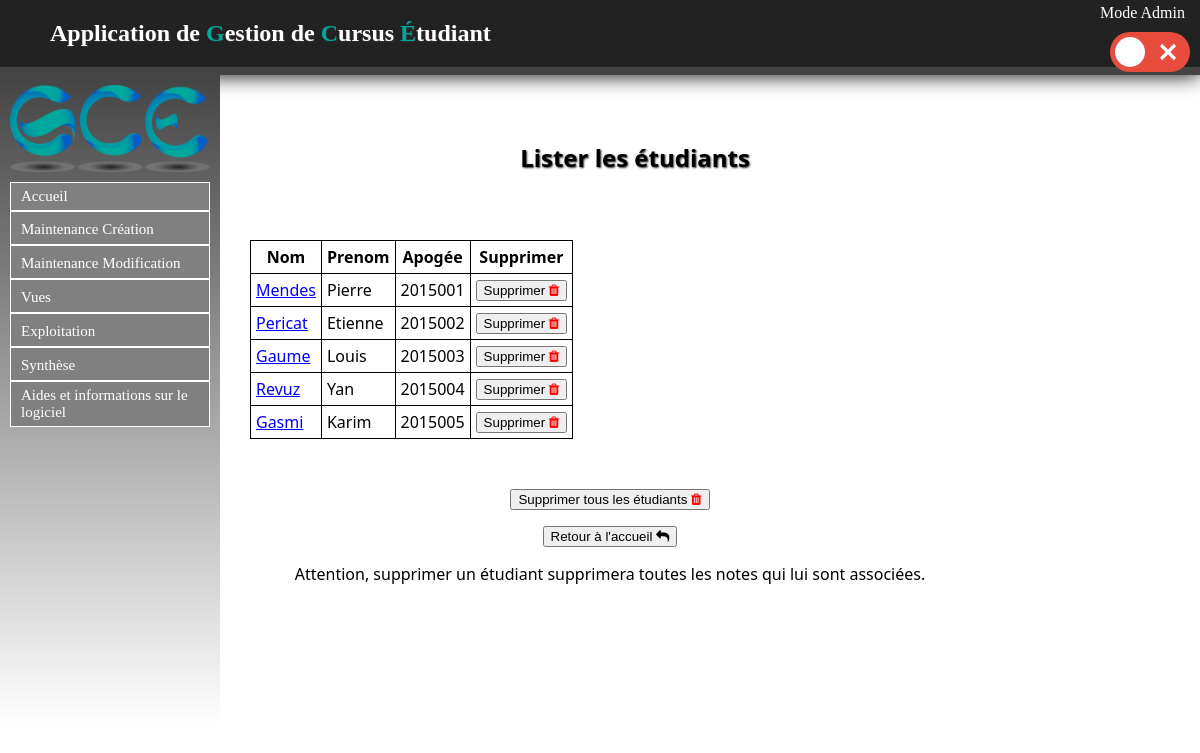
Before: /Etudiant/listeretus with the older database file.
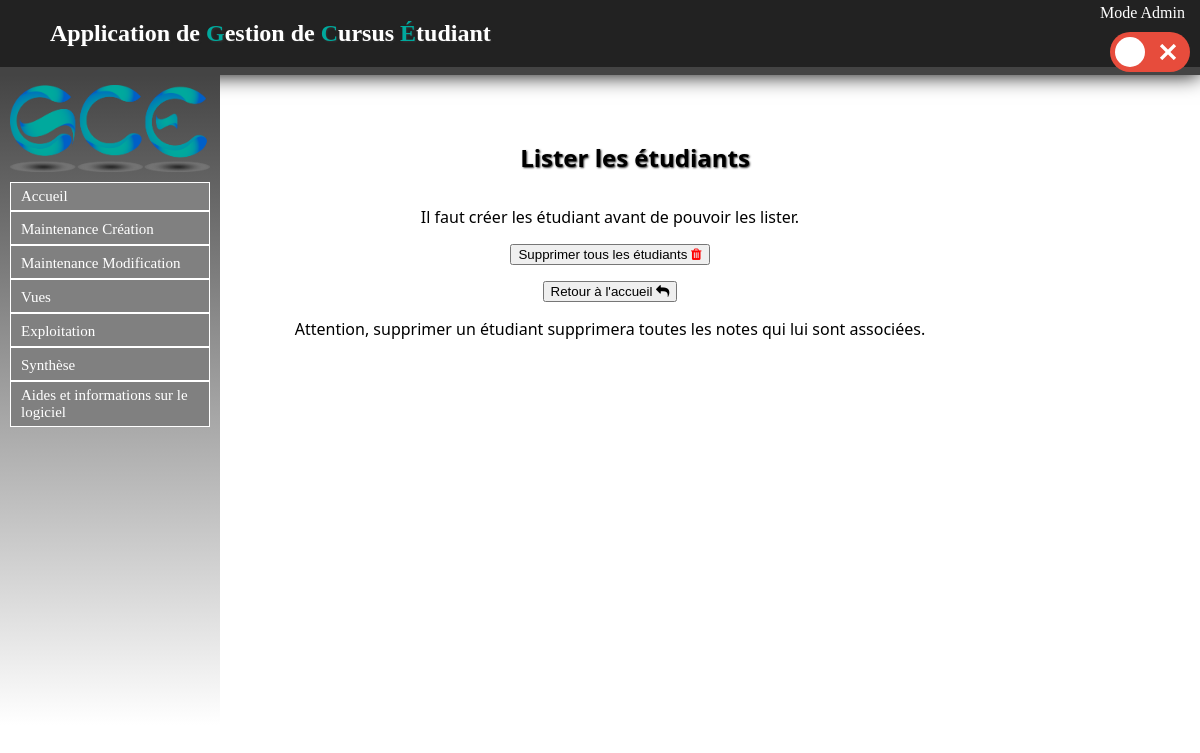
After: the same page with the newer database file.
### Etudiant/models.py (models this page shows, shortened)
class Etu(models.Model):
	nom = models.CharField(max_length=30, null=False)
	prenom = models.CharField(max_length=30, null=False)
	apogee = models.IntegerField(null=True)
	date_naissance = models.CharField(max_length=100,null=True)
	sexe = models.CharField(max_length=1, null=True)
	adresse = models.CharField(max_length=100, null=True)
	ine = models.CharField(max_length=100, null=True)
	adresse_parents = models.CharField(max_length=100, null=True)
	tel = models.IntegerField(null=True)
	tel_par = models.IntegerField(null=True)
	lieu_naissance = models.CharField(max_length=100, null=True)
	nationalite = models.CharField(max_length=100, null=True)
	situation_familiale = models.CharField(max_length=100, null=True)
	situation_militaire = models.CharField(max_length=100, null=True)
	cate_socio_pro_chef_famille = models.CharField(max_length=100, null=True)
	cate_socio_pro_autre_parent = models.CharField(max_length=100, null=True)
	aide_financiere = models.CharField(max_length=100, null=True)
	bourse = models.CharField(max_length=100, null=True)

### Etudiant/views.py (the view)
def listeretus(request):
	etus = Etu.objects.all()
	appartients = Appartient.objects.all()
	return render(request, 'contenu_html/listeretus.html',locals())

### Etudiant/templates/contenu_html/listeretus.html (shortened to what this page needs)
{% extends "templates/base.html" %}
{% block content %}
<h1>Lister les étudiants</h1>
{% if not etus %}
	<p>Il faut créer les étudiant avant de pouvoir les lister.</p>
{% else %}
	<table>
	<tr>
		<th>Nom</th>
		<th>Prenom</th>
		<th>Apogée</th>
		<th>Supprimer</th>
	</tr>
{% endif %}
{% for etu in etus %}
	<tr>
		<td><a href="listeretu/{{ etu.id }}">{{ etu.nom }}</a></td>
		<td>{{ etu.prenom }}</td>
		<td>{{ etu.apogee }}</td>
		<td><a href="suppretu/{{ etu.id }}"><button>Supprimer <i style="color:red;" class="fa fa-trash" aria-hidden="true"></i></button></a></td>
	</tr>
{% endfor %}
</table>
<p><a onclick="suppression();"><button>Supprimer tous les étudiants <i style="color:red;" class="fa fa-trash" aria-hidden="true"></i></button></a></p>
<a href="/"><button>Retour à l'accueil <i class="fa fa-reply" aria-hidden="true"></i></button></a>
<p>Attention, supprimer un étudiant supprimera toutes les notes qui lui sont associées.</p>
{% endblock %}

### cursusEtu/templates/base.html (shortened to what this page needs)
<html>
	<head>
		{% load static %}
		<link rel="stylesheet" type="text/css" href="{% static 'css/stylesheet.css' %}" />
		<link rel="stylesheet" type="text/css" href="{% static 'css/font-awesome.css' %}" />
	</head>
	<body>
		<div id="header">
			<h1>Application de <label id="GCE">G</label>estion de <label id="GCE">C</label>ursus <label id="GCE">É</label>tudiant</h1>
			<div class="admin">
				<label id="labelMode" for="modeAdmin">Mode Admin</label>
				<div id="switchAdmin" class="toggle-btn">
					<span class="round-btn"></span>
				</div>
			</div>
		</div>
		<nav id="menu">
			<img id="logo" src="{% static 'image/logo.png' %}" alt="Logo GCE" />
			<ul id="menu-deroulant">
		        <a href="/"><li>Accueil</li></a>
				<li class="btnDer" id="maintenance">
					<a>Maintenance Création</a>
				</li>
				<li class="btnDer" id="maintenance">
					<a>Maintenance Modification</a>
				</li>
				<li class="btnDer" id="vues">
					<a class="btnDer">Vues</a>
				</li>
				<li class="btnDer" id="exploitation">
					<a class="btnDer">Exploitation</a>
				</li>
				<li class="btnDer" id="synthese">
					<a class="btnDer">Synthèse</a>
				</li>
				<a href="/aides"><li>Aides et informations sur le logiciel</li></a>
			</ul>
		</nav>
		<div id="main">
			{% block content %}
			{% endblock %}
		</div>
	</body>
</html>

### static/css/stylesheet.css (style rules this page uses)
a { color:#222222; text-decoration: none; }
html,body { height: 100%; }
body { font-family: "Segoe UI", Verdana, serif; font-size:12pt; margin:0; padding:0; }
#header { width:100%; padding-top: 4px; padding-bottom: 4px; background-color:#222222; box-shadow:0 0 20px #000000; border-bottom:solid #444444 8px; font-family: walkway; }
#GCE { color: #00A99D; }
#menu a { color: white; font-size: 15px; font-family: walkway; }
li { border : 1px solid white; padding: 5px 0px 5px 0px; background-color :gray; cursor: pointer; padding-left: 10px; }
#menu-deroulant, #menu-deroulant ul { padding: 0; margin: 0; list-style: none; }
h1 { text-shadow:1px 1px 2px #333333; text-align: left; color:white; margin-left: 50px; font-size: 1.5em; display: inline-block; }
#menu { background: linear-gradient(to bottom, #444444, white); width: 200px; height: 80%; padding: 10px; padding-top: 0px; float: left; }
#main { width : 800px; margin:auto; text-align: center; margin-top: 50px; }
#main h1 { color: black; }
#logo { vertical-align: middle; width: 200px; margin-top: 10px; margin-bottom: 10px; }
.admin { float:right; }
#labelMode { color:white; }
.toggle-btn { width: 80px; height: 40px; margin: 10px; border-radius: 50px; position: relative; cursor: pointer; -webkit-transition: background-color .40s ease-in-out; -moz-transition: background-color .40s ease-in-out; -o-transition: background-color .40s ease-in-out; transition: background-color .40s ease-in-out; cursor: pointer; }
.toggle-btn .round-btn { width: 30px; height: 30px; background-color: #fff; border-radius: 50%; display: inline-block; position: absolute; left: 5px; top: 50%; margin-top: -15px; -webkit-transition: all .30s ease-in-out; -moz-transition: all .30s ease-in-out; -o-transition: all .30s ease-in-out; transition: all .30s ease-in-out; }

Changed rows visible on the page:
removed Etu: nom "Mendes", prenom "Pierre", apogee "2015001"
removed Etu: nom "Pericat", prenom "Etienne", apogee "2015002"
removed Etu: nom "Gaume", prenom "Louis", apogee "2015003"
removed Etu: nom "Revuz", prenom "Yan", apogee "2015004"
removed Etu: nom "Gasmi", prenom "Karim", apogee "2015005"
Other visible differences:
text no longer shown: "Nom Prenom Apogée Supprimer"
text now shown: "Il faut créer les étudiant avant de pouvoir les lister."
